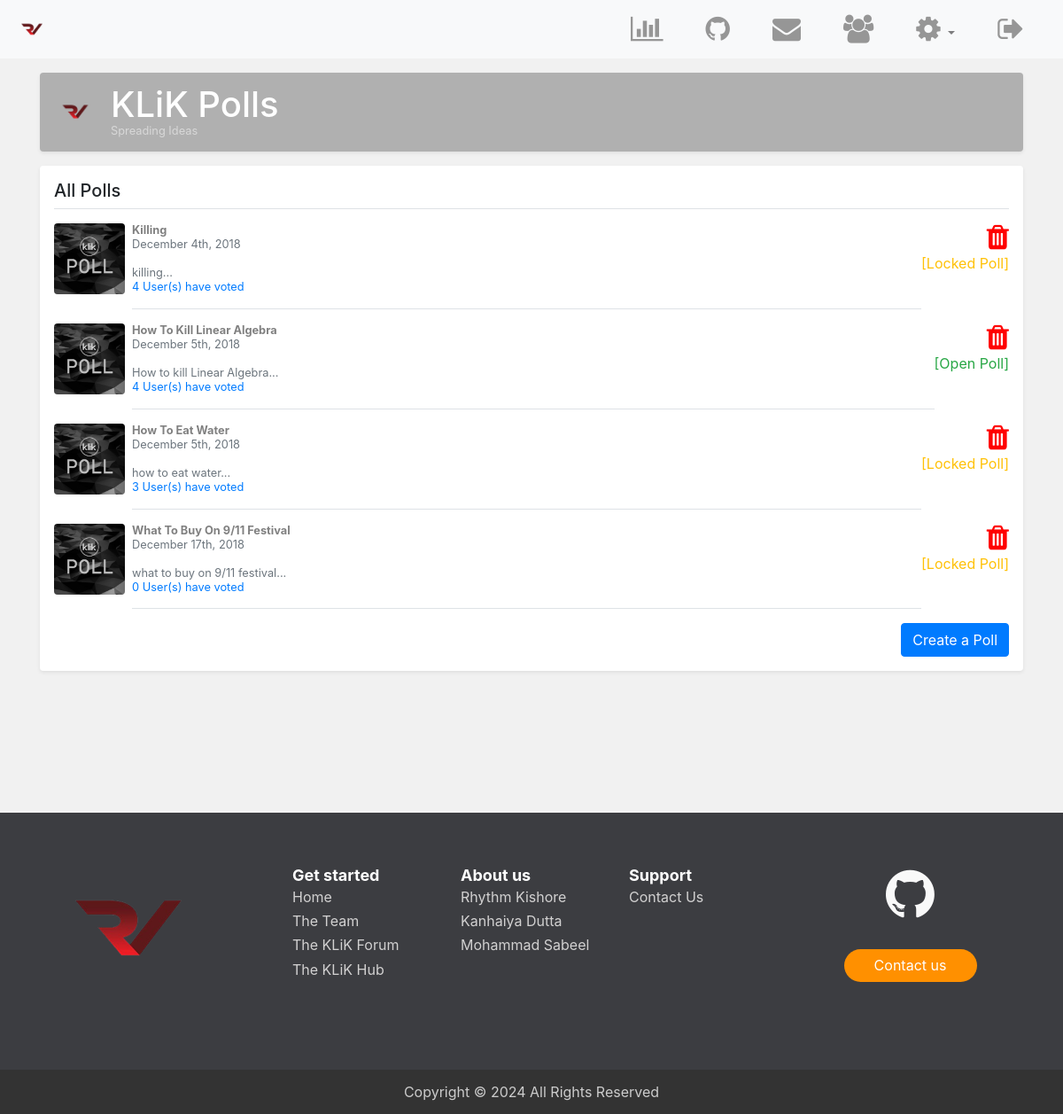
Screenshot of /polls.php (signed in) with the database file from the repository.
### tables this page shows
CREATE TABLE `polls` (
  `id` int(11) NOT NULL,
  `subject` varchar(255) NOT NULL,
  `created` datetime NOT NULL,
  `modified` datetime NOT NULL,
  `status` enum('1','0') NOT NULL DEFAULT '1',
  `created_by` int(11) NOT NULL,
  `poll_desc` varchar(5000) NOT NULL,
  `locked` int(1) NOT NULL DEFAULT '0'
);

### polls.php (the view, shortened to what this page needs)
<?php
    require 'includes/dbh.inc.php';
    include 'includes/HTML-head.php';
?>
	<link rel="stylesheet" type="text/css" href="css/list-page.css">
    </head>
    <body style="background: #f1f1f1">
        <?php include 'includes/navbar.php'; ?>
        <main role="main" class="container">
      <div class="d-flex align-items-center p-3 my-3 text-white-50 bg-purple rounded shadow-sm">
          <img class="mr-3" src="img/200rv.png" alt="" width="48" height="48">
        <div class="lh-100">
          <h1 class="mb-0 text-white lh-100">KLiK Polls</h1>
          <small>Spreading Ideas</small>
        </div>
      </div>
      <div class="my-3 p-3 bg-white rounded shadow-sm">
        <h5 class="border-bottom border-gray pb-2 mb-0">All Polls</h5>
        <?php
            $sql = "select p.id, p.subject, p.created, p.poll_desc, p.locked, (
                        select count(*)
                        from poll_votes v
                        where v.poll_id = p.id
                        ) as votes
                    from polls p
                    order by votes desc";
            $stmt = mysqli_stmt_init($conn);
            if (!mysqli_stmt_prepare($stmt, $sql))
            {
                die('SQL error');
            }
            else
            {
                mysqli_stmt_execute($stmt);
                $result = mysqli_stmt_get_result($stmt);
                while ($row = mysqli_fetch_assoc($result))
                {
                    echo '<a href="poll.php?poll='.$row['id'].'">
                        <div class="media text-muted pt-3">
                            <img src="img/poll-cover.png" alt="" class="mr-2 rounded div-img poll-img">
                            <p class="media-body pb-3 mb-0 small lh-125 border-bottom border-gray ">
                              <strong class="d-block text-gray-dark">'.ucwords($row['subject']).'</strong></a>
                                  '.date("F jS, Y", strtotime($row['created'])).'
                                  <br><br>'.substr($row['subject'],0,50).'...<br>
                                   <span class="text-primary" >
                                        '.$row['votes'].' User(s) have voted
                                   </span>
                            </p>
                            <span class="text-right">';
                    if ($_SESSION['userLevel'] == 1)
                    {
                        echo '<a href="includes/delete-poll.inc.php?pollid='.$row['id'].'" >
                                <i class="fa fa-trash fa-2x" aria-hidden="true" style="color: red;"></i>
                              </a>';
                    }
                    if($row['locked'] === 1)
                    {
                        echo '<br><span class="text-warning">[Locked Poll]</span>';
                    }
                    else
                    {
                        echo '<br><span class="text-success">[Open Poll]</span>';
                    }
                    echo '</span>
                            </div>';
                }
           }
            if ($_SESSION['userLevel'] == 1)
            {
                echo '<small class="d-block text-right mt-3">
                        <a href="create-poll.php" class="btn btn-primary">Create a Poll</a>';
            }
            else
            {
                echo '<small class="d-block text-right mt-3">';
            }
        ?>
        </small>
    </main>
        <?php include 'includes/footer.php'; ?>
    </body>
</html>

### includes/HTML-head.php (shortened to what this page needs)
<!DOCTYPE html>
<html>
    <head>
        <link href="css/bootstrap.min.css" rel="stylesheet">
        <link href="font-awesome/css/font-awesome.min.css" rel="stylesheet">
        <link href="css/footer.css" rel="stylesheet">
        <link href="css/styles.css" rel="stylesheet">

### includes/navbar.php (shortened to what this page needs)
<nav class="navbar sticky-top navbar-expand-md navbar-light bg-light">
    <a class="navbar-brand" href="index.php">
        <img src="img/200rv.png" width="40" height="40">
    </a>
    <div class="collapse navbar-collapse justify-content-right" id="navbarSupportedContent">
      <ul class="navbar-nav ml-auto mr-1">
        <li class="nav-item px-3">
            <a class="nav-link" href="index.php">
                <i class="fa fa-bar-chart fa-2x" aria-hidden="true"></i>
            </a>
        </li>
        <li class="nav-item px-3">
            <a class="nav-link" href="https://github.com/KanhaiyaDutta">
                <i class="fa fa-github fa-2x" aria-hidden="true"></i>
            </a>
        </li>
        <li class="nav-item px-3">
            <a class="nav-link" href="message.php">
                <i class="fa fa-envelope fa-2x" aria-hidden="true"></i>
            </a>
        </li>
        <li class="nav-item px-3">
            <a class="nav-link" href="users-view.php">
                <i class="fa fa-users fa-2x" aria-hidden="true"></i>
            </a>
        </li>
        <li class="nav-item dropdown px-3">
          <a class="nav-link dropdown-toggle" href="#" id="navbarDropdown" role="button" data-toggle="dropdown" aria-haspopup="true" aria-expanded="false">
            <i class="fa fa-cog fa-2x" aria-hidden="true"></i>
          </a>
        </li>
        <li class="nav-item px-3">
          <a class="nav-link" href="includes/logout.inc.php">
              <i class="fa fa-sign-out fa-2x" aria-hidden="true"></i>
          </a>
        </li>
      </ul>
    </div>
</nav>

### includes/footer.php
<br><br><br><br>
<footer id="myFooter" class="mt-5">
        <div class="container">
            <div class="row">
                <div class="col-sm-3">
                    <h2 class="logo"><a href="index.php"><img src='img/200rv.png'></a></h2>
                </div>
                <div class="col-sm-2">
                    <h5>Get started</h5>
                    <ul>
                        <li><a href="index.php">Home</a></li>
                        <li><a href="team.php">The Team</a></li>
                        <li><a href="forum.php">The KLiK Forum</a></li>
                        <li><a href="hub.php">The KLiK Hub</a></li>
                    </ul>
                </div>
                <div class="col-sm-2">
                    <h5>About us</h5>
                    <ul>
                        <li><a>Rhythm Kishore</a></li>
                        <li><a>Kanhaiya Dutta</a></li>
                        <li><a>Mohammad Sabeel</a></li>
                    </ul>
                </div>
                <div class="col-sm-2">
                    <h5>Support</h5>
                    <ul>
                        <li><a href="contact.php">Contact Us</a></li>
                    </ul>
                </div>
                <div class="col-sm-3">
                    <div class="social-networks">
                        <a href="https://github.com/KanhaiyaDutta"
                           class="twitter"><i class="fa fa-github fa-2x"></i></a>
                    </div>
                    <a class="btn btn-default" href="contact.php">Contact us</a>
                </div>
            </div>
        </div>
        <div class="footer-copyright">
            <p>Copyright &copy; <script>document.write(new Date().getFullYear());</script> All Rights Reserved </p>
        </div>
    </footer>

### css/footer.css (style rules this page uses)
#myFooter { background-color: #3c3d41; color: white; padding-top: 30px; }
#myFooter .footer-copyright { background-color: #333333; padding-top: 3px; padding-bottom: 3px; text-align: center; }
#myFooter .row { margin-bottom: 60px; }
#myFooter .footer-copyright p { margin: 10px; color: #ccc; }
#myFooter ul { list-style-type: none; padding-left: 0; line-height: 1.7; }
#myFooter h5 { font-size: 18px; color: white; font-weight: bold; margin-top: 30px; }
#myFooter h2 a { font-size: 50px; text-align: center; color: #fff; }
#myFooter a { color: #d2d1d1; text-decoration: none; }
#myFooter .social-networks { text-align: center; padding-top: 30px; padding-bottom: 16px; }
#myFooter .social-networks a { font-size: 32px; color: #f9f9f9; padding: 10px; transition: 0.2s; }
#myFooter .btn { color: white; background-color: #ff9000; border-radius: 20px; border: none; width: 150px; display: block; margin: 0 auto; margin-top: 10px; line-height: 25px; }
#myFooter { flex: 0 0 auto; -webkit-flex: 0 0 auto; }

### css/styles.css (style rules this page uses)
html, body { height: 100%; }
img { max-width: 100%; }
a { text-decoration: none }
h1 { color: #ff9000; }
* { word-wrap: break-word; overflow-wrap: break-word; }
h1, h2, h3, h4, h5, h6, p, a, ul, span, li, img, inpot, button { margin: 0; padding: 0; }
.navbar .fa { color: #969696; }

### css/list-page.css (style rules this page uses)
html, body { overflow-x: hidden; }
.text-white-50 { color: rgba(255, 255, 255, .5); }
.bg-purple { background-color: #B0B0B0; }
.lh-100 { line-height: 1; }
.lh-125 { line-height: 1.25; }
.div-img { width: 55px; height: 55px; object-fit: cover; transition: transform .2s; }
.poll-img { width: 80px; height: 80px; object-fit: cover; }
a { color: gray; }

### rows the page displays
polls: subject "Killing", created "December 4th, 2018", subject "killing", votes "4", locked "[Locked Poll]"
polls: subject "How To Kill Linear Algebra", created "December 5th, 2018", subject "How to kill Linear Algebra", votes "4", locked "[Open Poll]"
polls: subject "How To Eat Water", created "December 5th, 2018", subject "how to eat water", votes "3", locked "[Locked Poll]"
polls: subject "What To Buy On 9/11 Festival", created "December 17th, 2018", subject "what to buy on 9/11 festival", votes "0", locked "[Locked Poll]"
